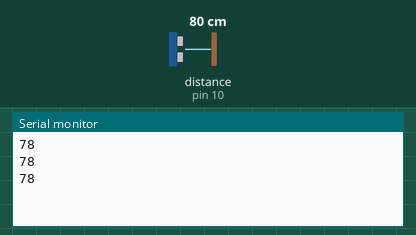
Bench run of a sketch on a simulated Arduino Uno, built with avr-gcc and run on an emulated ATmega328P. Shown: the last lines printed to the serial monitor. Wiring (inferred from the names in the program): ultrasonic range finder: trigger pin 9; echo pin 10. The inputs (shaded band) are chosen by the test bench; at power-on: distance to the obstacle (sensor on pin 10) 80 cm. The echo pulse lasts 58.3 µs per cm.

Above: at 1.3 s.
1.4 s: distance to the obstacle (sensor on pin 10) set to 2 cm
At 1.9 s:
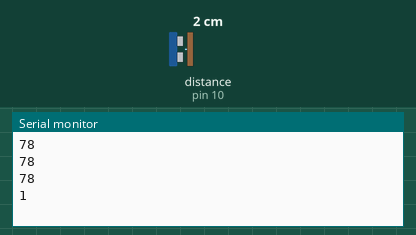
2.9 s: distance to the obstacle (sensor on pin 10) set to 4 cm
At 3.4 s:
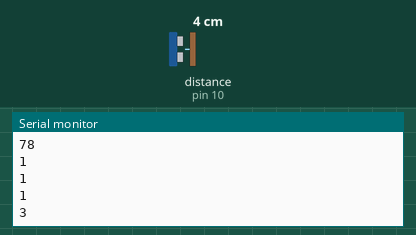
Timing chart, 0 to 5.9 s (numbered marks = the images above; inputs shaded):
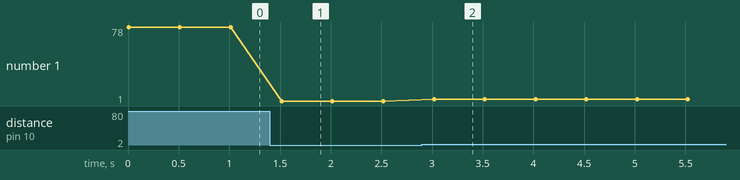

The sketch:

HCI_V2.ino
```cpp
#include <SoftwareSerial.h>
SoftwareSerial mySerial(2, 3); // RX, TX

const int trigPin = 9;    // Ultrasonic sensor trigger pin
const int echoPin = 10;   // Ultrasonic sensor echo pin

void setup() {
  pinMode(trigPin, OUTPUT);
  pinMode(echoPin, INPUT);
  Serial.begin(9600);
  mySerial.begin(9600);
}

void loop() {
  // Measure the distance using the ultrasonic sensor
  digitalWrite(trigPin, LOW);
  delayMicroseconds(2);
  digitalWrite(trigPin, HIGH);
  delayMicroseconds(10);
  digitalWrite(trigPin, LOW);
  long duration = pulseIn(echoPin, HIGH);
  int distance = duration * 0.034 / 2;
  Serial.println(distance);
  delay(500);  // Wait 0.5 seconds before taking another measurement
}
```

Measured:
- after the input at 1.4 s, the serial monitor: prints a new line after 0.12 s (image 1)
- after the input at 2.9 s, the serial monitor: prints a new line after 0.12 s (image 2)
- plotted number 1: 78 → 1 after the input at 1.4 s, 1 → 3 after the input at 2.9 s
